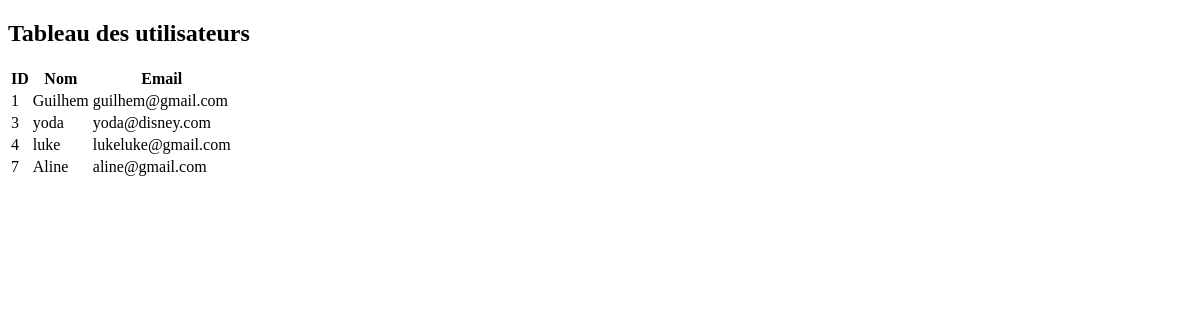
The page /TP4-REST/users.php on the database as committed earlier.
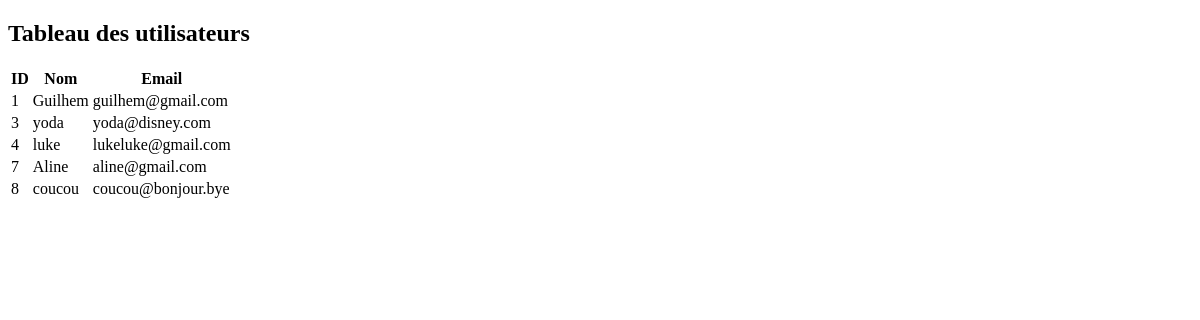
The same page on the database as committed later.
### tables this page shows
CREATE TABLE `users` (
  `id` int NOT NULL,
  `name` varchar(30) DEFAULT NULL,
  `email` varchar(30) DEFAULT NULL
);

### TP4-REST/users.php (the view, shortened to what this page needs)
<?php
    $connectionString = "mysql:host=". _MYSQL_HOST;
    if(defined('_MYSQL_PORT'))
        $connectionString .= ";port=". _MYSQL_PORT;
    $connectionString .= ";dbname=" . _MYSQL_DBNAME;
    $options = array(PDO::MYSQL_ATTR_INIT_COMMAND => 'SET NAMES utf8' );
    $pdo = NULL;
    try {
    $pdo = new PDO($connectionString,_MYSQL_USER,_MYSQL_PASSWORD,$options);
    $pdo->setAttribute(PDO::ATTR_ERRMODE, PDO::ERRMODE_EXCEPTION);
    }
    catch (PDOException $erreur) {
    echo 'Erreur : '.$erreur->getMessage();
    }
    $request = $pdo->prepare("select * from users");
    $request->execute();
    $resultat = $request->fetchAll(PDO::FETCH_ASSOC);
?>
<!DOCTYPE html>
<html lang="fr">
<head>
</head>
<body>
<h2>Tableau des utilisateurs</h2>
<table>
    <thead>
        <tr>
            <th>ID</th>
            <th>Nom</th>
            <th>Email</th>
        </tr>
    </thead>
    <tbody>
        <?php foreach ($resultat as $row): ?>
        <tr>
            <td><?php echo $row['id']; ?></td>
            <td><?php echo $row['name']; ?></td>
            <td><?php echo $row['email']; ?></td>
        </tr>
        <?php endforeach; ?>
    </tbody>
</table>
</body>
</html>

Rows that differ between the two databases and show on the page:
added users: id "8", name "coucou", email "coucou@bonjour.bye"
